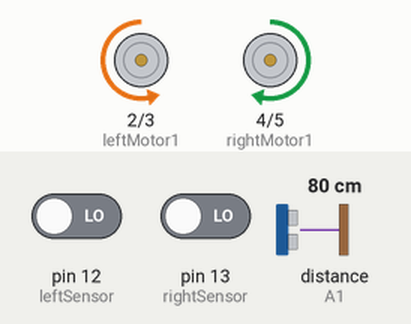
The sketch below on a simulated Arduino Uno, built with avr-gcc and run on an emulated ATmega328P. Shown: motor-driver pin pairs drawn as motors (green arrow = first pin HIGH = forward, orange = second pin HIGH = backward, longer = more drive, scaled by the enable pin). Wiring (inferred from the names in the program): ultrasonic range finder: trigger A0; echo A1. The test bench sets the inputs (shaded band); at power-on: distance to the obstacle (sensor on A1) 80 cm, pin 12 (leftSensor) LOW, pin 13 (rightSensor) LOW. The echo pulse lasts 58.3 µs per cm.

Above: at 1.6 s.
1.7 s: distance to the obstacle (sensor on A1) set to 12 cm
3.2 s: distance to the obstacle (sensor on A1) set to 9 cm
At 4.1 s:
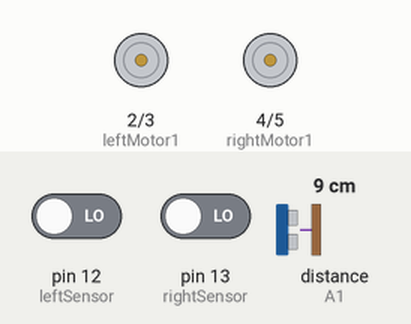
4.7 s: distance to the obstacle (sensor on A1) set to 18 cm
At 5.1 s:
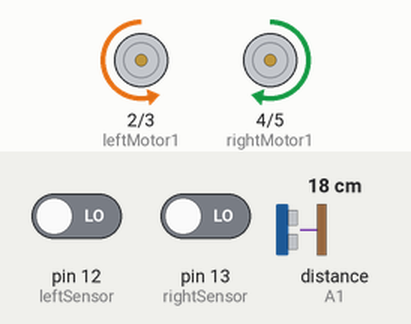
6.2 s: pin 12 (leftSensor) driven HIGH
At 6.5 s:
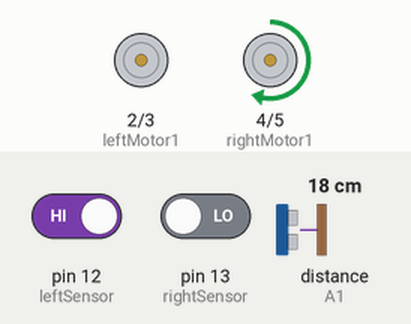
7.7 s: pin 12 (leftSensor) driven LOW
At 8.8 s:
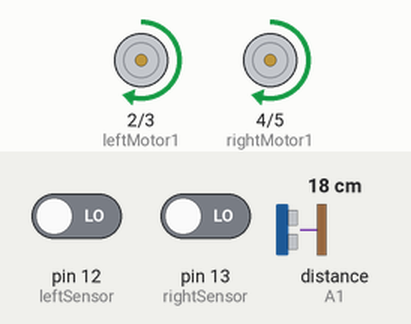
9.2 s: pin 13 (rightSensor) driven HIGH
At 9.8 s:
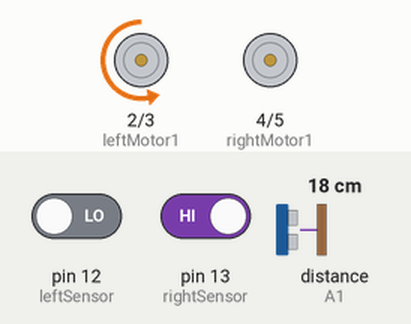
Timing chart, 0 to 11.7 s (numbered marks = the images above; inputs shaded):
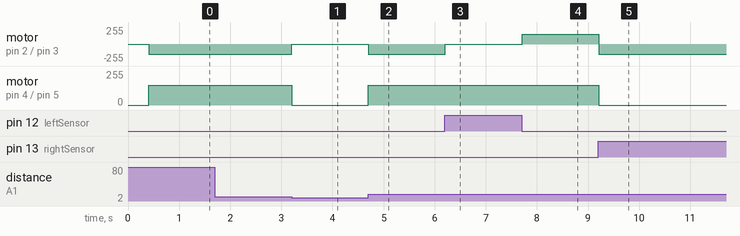

Measured:
- the behaviour switches between 11 and 10 cm on distance to the obstacle (sensor on A1) (found by bisection; images 0 and 1)
- after the input at 1.7 s, every drawn part: stays the same
- after the input at 3.2 s, motor on pin 2 (leftMotor1) / pin 3 (leftMotor2): backward 150/255 → stopped at once; motor on pin 4 (rightMotor1) / pin 5 (rightMotor2): forward 150/255 → stopped at once
- after the input at 4.7 s, motor on pin 2 (leftMotor1) / pin 3 (leftMotor2): stopped → backward 150/255 at once; motor on pin 4 (rightMotor1) / pin 5 (rightMotor2): stopped → forward 150/255 at once
- after the input at 6.2 s, motor on pin 2 (leftMotor1) / pin 3 (leftMotor2): backward 150/255 → stopped at once
- after the input at 7.7 s, motor on pin 2 (leftMotor1) / pin 3 (leftMotor2): stopped → forward 150/255 at once
- after the input at 9.2 s, motor on pin 2 (leftMotor1) / pin 3 (leftMotor2): forward 150/255 → backward 150/255 at once; motor on pin 4 (rightMotor1) / pin 5 (rightMotor2): forward 150/255 → stopped at once

The sketch:

DeliveryRobot.ino
```cpp
// -----------------------------
// Global Variables and Settings
// -----------------------------

int last_direction  = 0;         // Stores the last movement direction
int robot_speed     = 150;       // Default robot motor speed (PWM value)

// Time delay between loop cycles (in milliseconds)
#define DELAYMS 10

// Movement direction flags (used for robot_move function)
#define FORWARD     0
#define HARD_LEFT   1
#define HARD_RIGHT  2
#define SOFT_LEFT   3
#define SOFT_RIGHT  4

// PWM motor speed pins
#define leftMotorPWM  10
#define rightMotorPWM 11

// Line sensor input pins
#define leftSensor    12
#define rightSensor   13

// Motor direction control pins
#define leftMotor1  2
#define leftMotor2  3
#define rightMotor1 4
#define rightMotor2 5

// Ultrasonic sensor pins
#define trigPin A0
#define echoPin A1


// ---------------------------------------------------------
// Ultrasonic distance measurement function
// Returns distance in centimeters
// ---------------------------------------------------------
int search(void)
{
      float duration = 0.00;       // Time for echo pulse
      float CM = 0.00;             // Distance in cm

      // Send a 10us trigger pulse
      digitalWrite(trigPin, LOW);
      delayMicroseconds(2);
      digitalWrite(trigPin, HIGH);
      delayMicroseconds(10);
      digitalWrite(trigPin, LOW);

      // Read the time pulse remains HIGH (echo received)
      duration = pulseIn(echoPin, HIGH);

      // Convert time to distance (standard formula for HC-SR04)
      CM = (duration / 58.82);

      return CM;   // Return the distance in centimeters
}


// ---------------------------------------------------------
// Setup function (runs once at start)
// Initializes pins and motor speed
// ---------------------------------------------------------
void setup()
{
  // Motor direction pins
  pinMode(leftMotor1, OUTPUT);
  pinMode(leftMotor2, OUTPUT);
  pinMode(rightMotor1, OUTPUT);
  pinMode(rightMotor2, OUTPUT);

  // Motor PWM control pins
  pinMode(leftMotorPWM, OUTPUT);
  pinMode(rightMotorPWM, OUTPUT);

  delay(100);

  // IR Line sensors
  pinMode(leftSensor, INPUT);
  pinMode(rightSensor, INPUT);

  delay(100);

  // Ultrasonic sensor pins
  pinMode(trigPin, OUTPUT);
  pinMode(echoPin, INPUT);

  delay(100);

  // Set initial motor speed
  analogWrite(leftMotorPWM, robot_speed);
  analogWrite(rightMotorPWM, robot_speed);

  delay(100);
}


// ---------------------------------------------------------
// Main Loop (runs repeatedly)
// Handles obstacle detection + line following
// ---------------------------------------------------------
void loop()
{
  // Read IR line sensors
  int left_reading = digitalRead(leftSensor);
  int right_reading = digitalRead(rightSensor);

  // Measure distance from obstacle
  float distance = search();

  // ---------------------------
  // Obstacle Avoidance
  // ---------------------------
  if (distance < 10)    // If obstacle is within 10 cm
  {
      RobotStop();      // Stop robot immediately
  }

  // ---------------------------
  // Line Following Logic
  // ---------------------------

  // Both sensors detect the black line → move forward
  else if(left_reading == 1 && right_reading == 1)
  {
      robot_move(FORWARD);
      last_direction = FORWARD;
  }

  // Left sensor on line, right sensor off → soft left turn
  else if(left_reading == 1 && right_reading == 0)
  {
      robot_move(SOFT_LEFT);
      last_direction = HARD_LEFT;   // Save last direction as left
  }

  // Right sensor on line, left sensor off → soft right turn
  else if(left_reading == 0 && right_reading == 1)
  {
      robot_move(SOFT_RIGHT);
      last_direction = HARD_RIGHT;  // Save last direction as right
  }

  // Both sensors OFF the line → continue in last direction
  else if(left_reading == 0 && right_reading == 0)
  {
      robot_move(last_direction);   // Use memory direction
  }

  delay(DELAYMS);  // Small delay for stability
}


// ---------------------------------------------------------
// Robot movement function
// Controls motor direction based on 'direc' value
// ---------------------------------------------------------
void robot_move(int direc)
{
  if (direc == FORWARD)
  {
    // Both motors move forward
    digitalWrite(leftMotor1, LOW);
    digitalWrite(leftMotor2, HIGH);
    digitalWrite(rightMotor1, HIGH);
    digitalWrite(rightMotor2, LOW);
  }

  else if (direc == SOFT_LEFT)
  {
    // Left motor stops, right motor moves → soft left turn
    digitalWrite(leftMotor1, LOW);
    digitalWrite(leftMotor2, LOW);
    digitalWrite(rightMotor1, HIGH);
    digitalWrite(rightMotor2, LOW);
  }

  else if (direc == HARD_LEFT)
  {
    // Left motor reverses, right motor forward → sharp left turn
    digitalWrite(leftMotor1, HIGH);
    digitalWrite(leftMotor2, LOW);
    digitalWrite(rightMotor1, HIGH);
    digitalWrite(rightMotor2, LOW);
  }

  else if (direc == SOFT_RIGHT)
  {
    // Right motor stops, left motor moves → soft right turn
    digitalWrite(leftMotor1, LOW);
    digitalWrite(leftMotor2, HIGH);
    digitalWrite(rightMotor1, LOW);
    digitalWrite(rightMotor2, LOW);
  }

  else if (direc == HARD_RIGHT)
  {
    // Left forward, right reverse → sharp right turn
    digitalWrite(leftMotor1, LOW);
    digitalWrite(leftMotor2, HIGH);
    digitalWrite(rightMotor1, LOW);
    digitalWrite(rightMotor2, HIGH);
  }
}


// ---------------------------------------------------------
// Stop all motors (robot stops completely)
// ---------------------------------------------------------
void RobotStop()
{
    digitalWrite(leftMotor1, LOW);
    digitalWrite(leftMotor2, LOW);
    digitalWrite(rightMotor1, LOW);
    digitalWrite(rightMotor2, LOW);
}
```
